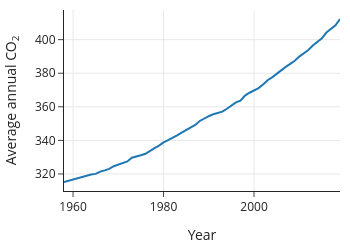

The cell this chart's notebook holds for it:
### Markdown cell above
## Reshaping the Data Table

The CO<sub>2</sub> measurements taken at the Mauna Loa Observatory are also available both daily and hourly. The hourly data has a *finer granularity* than the daily data; and reciprocally, the daily data is *coarser* than the hourly data. 

Why not always just use the data with the finest granularity available? On a computational level, fine-grained data can become quite large. The Mauna Loa Observatory started recording CO<sub>2</sub> levels in 1958. Imagine how many rows the data table would contain if they provided measurements every single second! But more importantly, we want the granularity of the data to match our research question. Suppose we want to see whether CO<sub>2</sub> levels have risen over the past 50+ years, consistent with global warming predictions. We don’t need a CO<sub>2</sub> measurement every second. In fact, we might well be content with yearly averages where the seasonal patterns are smoothed away. We can aggregate the monthly measurements, changing the granularity to annual averages, and make a plot to display the general trend.
We can use *aggregation* to go to a coarser granularity—in `pandas`, we use `.groupby()` and `.agg()`:

### Code cell
co2_ann = co2.groupby('Yr')['Int'].mean().reset_index()
px.line(co2_ann, x='Yr', y='Int', height=250, width=350,
       labels={'Yr':'Year', 'Int':'Average annual CO<sub>2</sub>' }).show()

### Figure 1 — Plotly figure (JSON) as saved in the notebook; plotly's stock layout.template omitted (floating-point values rounded to 4 significant figures)
{"data": [{"hovertemplate": "Year=%{x}<br>Average annual CO<sub>2</sub>=%{y}<extra></extra>", "legendgroup": "", "line": {"color": "#1F77B4", "dash": "solid"}, "marker": {"symbol": "circle"}, "mode": "lines", "name": "", "orientation": "v", "showlegend": false, "type": "scatter", "x": [1958, 1959, 1960, 1961, 1962, 1963, 1964, 1965, 1966, 1967, 1968, 1969, 1970, 1971, 1972, 1973, 1974, 1975, 1976, 1977, 1978, 1979, 1980, 1981, 1982, 1983, 1984, 1985, 1986, 1987, 1988, 1989, 1990, 1991, 1992, 1993, 1994, 1995, 1996, 1997, 1998, 1999, 2000, 2001, 2002, 2003, 2004, 2005, 2006, 2007, 2008, 2009, 2010, 2011, 2012, 2013, 2014, 2015, 2016, 2017, 2018, 2019], "xaxis": "x", "y": [315.2, 316.0, 316.9, 317.6, 318.5, 319.0, 319.6, 320.0, 321.4, 322.2, 323.0, 324.6, 325.7, 326.3, 327.5, 329.7, 330.2, 331.1, 332.0, 333.8, 335.4, 336.8, 338.8, 340.1, 341.4, 343.1, 344.7, 346.1, 347.4, 349.2, 351.6, 353.1, 354.4, 355.6, 356.4, 357.1, 358.8, 360.8, 362.6, 363.7, 366.7, 368.4, 369.5, 371.1, 373.3, 375.8, 377.5, 379.8, 381.9, 383.8, 385.6, 387.4, 389.9, 391.7, 393.9, 396.5, 398.6, 400.8, 404.2, 406.6, 408.5, 412.3], "yaxis": "y"}], "layout": {"height": 250, "legend": {"tracegroupgap": 0}, "width": 350, "xaxis": {"anchor": "y", "autorange": true, "domain": [0, 1], "range": [1958, 2019], "title": {"text": "Year"}, "type": "linear"}, "yaxis": {"anchor": "x", "autorange": true, "domain": [0, 1], "range": [309.9, 417.7], "title": {"text": "Average annual CO<sub>2</sub>"}, "type": "linear"}}}
